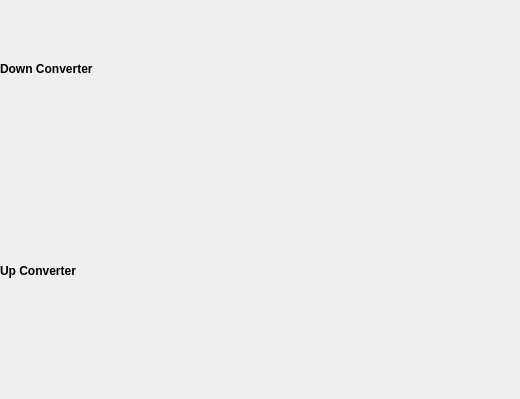
<?xml version="1.0" encoding="UTF-8"?>
<ui version="4.0">
 <class>Form</class>
 <widget class="QWidget" name="Form">
  <property name="geometry">
   <rect>
    <x>0</x>
    <y>0</y>
    <width>520</width>
    <height>399</height>
   </rect>
  </property>
  <property name="windowTitle">
   <string>Form</string>
  </property>
  <layout class="QVBoxLayout" name="verticalLayout">
   <property name="leftMargin">
    <number>0</number>
   </property>
   <property name="topMargin">
    <number>0</number>
   </property>
   <property name="rightMargin">
    <number>0</number>
   </property>
   <property name="bottomMargin">
    <number>0</number>
   </property>
   <item>
    <layout class="QGridLayout" name="gridLayout">
     <property name="verticalSpacing">
      <number>5</number>
     </property>
     <item row="6" column="0">
      <widget class="PyDMEmbeddedDisplay" name="PyDMEmbeddedDisplay_6">
       <property name="minimumSize">
        <size>
         <width>515</width>
         <height>25</height>
        </size>
       </property>
       <property name="toolTip">
        <string/>
       </property>
       <property name="frameShape">
        <enum>QFrame::NoFrame</enum>
       </property>
       <property name="macros" stdset="0">
        <string>{&quot;CH&quot;: &quot;4&quot;, &quot;AMC_CH&quot;: &quot;RF_IN_6&quot;}</string>
       </property>
       <property name="filename" stdset="0">
        <string>llrf_hls_inputs_ch_pau.ui</string>
       </property>
       <property name="loadWhenShown" stdset="0">
        <bool>true</bool>
       </property>
       <property name="disconnectWhenHidden" stdset="0">
        <bool>true</bool>
       </property>
       <property name="followSymlinks" stdset="0">
        <bool>false</bool>
       </property>
      </widget>
     </item>
     <item row="8" column="0">
      <widget class="QLabel" name="label_2">
       <property name="font">
        <font>
         <weight>75</weight>
         <bold>true</bold>
        </font>
       </property>
       <property name="text">
        <string>Up Converter</string>
       </property>
      </widget>
     </item>
     <item row="10" column="0">
      <widget class="PyDMEmbeddedDisplay" name="PyDMEmbeddedDisplay_9">
       <property name="minimumSize">
        <size>
         <width>515</width>
         <height>25</height>
        </size>
       </property>
       <property name="toolTip">
        <string/>
       </property>
       <property name="frameShape">
        <enum>QFrame::NoFrame</enum>
       </property>
       <property name="macros" stdset="0">
        <string>{&quot;CH&quot;: &quot;7&quot;, &quot;AMC_CH&quot;: &quot;RF_IN_1&quot;}</string>
       </property>
       <property name="filename" stdset="0">
        <string>llrf_hls_inputs_ch_pau.ui</string>
       </property>
       <property name="loadWhenShown" stdset="0">
        <bool>true</bool>
       </property>
       <property name="disconnectWhenHidden" stdset="0">
        <bool>true</bool>
       </property>
       <property name="followSymlinks" stdset="0">
        <bool>false</bool>
       </property>
      </widget>
     </item>
     <item row="2" column="0">
      <widget class="PyDMEmbeddedDisplay" name="PyDMEmbeddedDisplay_2">
       <property name="minimumSize">
        <size>
         <width>515</width>
         <height>25</height>
        </size>
       </property>
       <property name="toolTip">
        <string/>
       </property>
       <property name="frameShape">
        <enum>QFrame::NoFrame</enum>
       </property>
       <property name="macros" stdset="0">
        <string>{&quot;CH&quot;: &quot;0&quot;, &quot;AMC_CH&quot;: &quot;RF_IN_2&quot;}</string>
       </property>
       <property name="filename" stdset="0">
        <string>llrf_hls_inputs_ch_pau.ui</string>
       </property>
       <property name="loadWhenShown" stdset="0">
        <bool>true</bool>
       </property>
       <property name="disconnectWhenHidden" stdset="0">
        <bool>true</bool>
       </property>
       <property name="followSymlinks" stdset="0">
        <bool>false</bool>
       </property>
      </widget>
     </item>
     <item row="4" column="0">
      <widget class="PyDMEmbeddedDisplay" name="PyDMEmbeddedDisplay_4">
       <property name="minimumSize">
        <size>
         <width>515</width>
         <height>25</height>
        </size>
       </property>
       <property name="toolTip">
        <string/>
       </property>
       <property name="frameShape">
        <enum>QFrame::NoFrame</enum>
       </property>
       <property name="macros" stdset="0">
        <string>{&quot;CH&quot;: &quot;2&quot;, &quot;AMC_CH&quot;: &quot;RF_IN_4&quot;}</string>
       </property>
       <property name="filename" stdset="0">
        <string>llrf_hls_inputs_ch_pau.ui</string>
       </property>
       <property name="loadWhenShown" stdset="0">
        <bool>true</bool>
       </property>
       <property name="disconnectWhenHidden" stdset="0">
        <bool>true</bool>
       </property>
       <property name="followSymlinks" stdset="0">
        <bool>false</bool>
       </property>
      </widget>
     </item>
     <item row="9" column="0">
      <widget class="PyDMEmbeddedDisplay" name="PyDMEmbeddedDisplay_8">
       <property name="minimumSize">
        <size>
         <width>515</width>
         <height>25</height>
        </size>
       </property>
       <property name="toolTip">
        <string/>
       </property>
       <property name="frameShape">
        <enum>QFrame::NoFrame</enum>
       </property>
       <property name="macros" stdset="0">
        <string>{&quot;CH&quot;: &quot;6&quot;, &quot;AMC_CH&quot;: &quot;RF_IN_2&quot;}</string>
       </property>
       <property name="filename" stdset="0">
        <string>llrf_hls_inputs_ch_pau.ui</string>
       </property>
       <property name="loadWhenShown" stdset="0">
        <bool>true</bool>
       </property>
       <property name="disconnectWhenHidden" stdset="0">
        <bool>true</bool>
       </property>
       <property name="followSymlinks" stdset="0">
        <bool>false</bool>
       </property>
      </widget>
     </item>
     <item row="5" column="0">
      <widget class="PyDMEmbeddedDisplay" name="PyDMEmbeddedDisplay_5">
       <property name="minimumSize">
        <size>
         <width>515</width>
         <height>25</height>
        </size>
       </property>
       <property name="toolTip">
        <string/>
       </property>
       <property name="frameShape">
        <enum>QFrame::NoFrame</enum>
       </property>
       <property name="macros" stdset="0">
        <string>{&quot;CH&quot;: &quot;3&quot;, &quot;AMC_CH&quot;: &quot;RF_IN_3&quot;}</string>
       </property>
       <property name="filename" stdset="0">
        <string>llrf_hls_inputs_ch_pau.ui</string>
       </property>
       <property name="loadWhenShown" stdset="0">
        <bool>true</bool>
       </property>
       <property name="disconnectWhenHidden" stdset="0">
        <bool>true</bool>
       </property>
       <property name="followSymlinks" stdset="0">
        <bool>false</bool>
       </property>
      </widget>
     </item>
     <item row="3" column="0">
      <widget class="PyDMEmbeddedDisplay" name="PyDMEmbeddedDisplay_3">
       <property name="minimumSize">
        <size>
         <width>515</width>
         <height>25</height>
        </size>
       </property>
       <property name="toolTip">
        <string/>
       </property>
       <property name="frameShape">
        <enum>QFrame::NoFrame</enum>
       </property>
       <property name="macros" stdset="0">
        <string>{&quot;CH&quot;: &quot;1&quot;, &quot;AMC_CH&quot;: &quot;RF_IN_1&quot;}</string>
       </property>
       <property name="filename" stdset="0">
        <string>llrf_hls_inputs_ch_pau.ui</string>
       </property>
       <property name="loadWhenShown" stdset="0">
        <bool>true</bool>
       </property>
       <property name="disconnectWhenHidden" stdset="0">
        <bool>true</bool>
       </property>
       <property name="followSymlinks" stdset="0">
        <bool>false</bool>
       </property>
      </widget>
     </item>
     <item row="0" column="0">
      <widget class="PyDMEmbeddedDisplay" name="PyDMEmbeddedDisplay">
       <property name="minimumSize">
        <size>
         <width>515</width>
         <height>55</height>
        </size>
       </property>
       <property name="toolTip">
        <string/>
       </property>
       <property name="frameShape">
        <enum>QFrame::NoFrame</enum>
       </property>
       <property name="macros" stdset="0">
        <string>{}</string>
       </property>
       <property name="filename" stdset="0">
        <string>llrf_hls_inputs_ch_header_pau.ui</string>
       </property>
       <property name="loadWhenShown" stdset="0">
        <bool>true</bool>
       </property>
       <property name="disconnectWhenHidden" stdset="0">
        <bool>true</bool>
       </property>
       <property name="followSymlinks" stdset="0">
        <bool>false</bool>
       </property>
      </widget>
     </item>
     <item row="1" column="0">
      <widget class="QLabel" name="label">
       <property name="font">
        <font>
         <weight>75</weight>
         <bold>true</bold>
        </font>
       </property>
       <property name="text">
        <string>Down Converter</string>
       </property>
      </widget>
     </item>
     <item row="7" column="0">
      <widget class="PyDMEmbeddedDisplay" name="PyDMEmbeddedDisplay_7">
       <property name="minimumSize">
        <size>
         <width>515</width>
         <height>25</height>
        </size>
       </property>
       <property name="toolTip">
        <string/>
       </property>
       <property name="frameShape">
        <enum>QFrame::NoFrame</enum>
       </property>
       <property name="macros" stdset="0">
        <string>{&quot;CH&quot;: &quot;5&quot;, &quot;AMC_CH&quot;: &quot;RF_IN_5&quot;}</string>
       </property>
       <property name="filename" stdset="0">
        <string>llrf_hls_inputs_ch_pau.ui</string>
       </property>
       <property name="loadWhenShown" stdset="0">
        <bool>true</bool>
       </property>
       <property name="disconnectWhenHidden" stdset="0">
        <bool>true</bool>
       </property>
       <property name="followSymlinks" stdset="0">
        <bool>false</bool>
       </property>
      </widget>
     </item>
     <item row="11" column="0">
      <widget class="PyDMEmbeddedDisplay" name="PyDMEmbeddedDisplay_10">
       <property name="minimumSize">
        <size>
         <width>515</width>
         <height>25</height>
        </size>
       </property>
       <property name="toolTip">
        <string/>
       </property>
       <property name="frameShape">
        <enum>QFrame::NoFrame</enum>
       </property>
       <property name="macros" stdset="0">
        <string>{&quot;CH&quot;: &quot;8&quot;, &quot;AMC_CH&quot;: &quot;RF_IN_3&quot;}</string>
       </property>
       <property name="filename" stdset="0">
        <string>llrf_hls_inputs_ch_pau.ui</string>
       </property>
       <property name="loadWhenShown" stdset="0">
        <bool>true</bool>
       </property>
       <property name="disconnectWhenHidden" stdset="0">
        <bool>true</bool>
       </property>
       <property name="followSymlinks" stdset="0">
        <bool>false</bool>
       </property>
      </widget>
     </item>
     <item row="12" column="0">
      <widget class="PyDMEmbeddedDisplay" name="PyDMEmbeddedDisplay_11">
       <property name="minimumSize">
        <size>
         <width>515</width>
         <height>25</height>
        </size>
       </property>
       <property name="toolTip">
        <string/>
       </property>
       <property name="frameShape">
        <enum>QFrame::NoFrame</enum>
       </property>
       <property name="macros" stdset="0">
        <string>{&quot;CH&quot;: &quot;9&quot;, &quot;AMC_CH&quot;: &quot;RF_OUT_MON&quot;}</string>
       </property>
       <property name="filename" stdset="0">
        <string>llrf_hls_inputs_ch_pau.ui</string>
       </property>
       <property name="loadWhenShown" stdset="0">
        <bool>true</bool>
       </property>
       <property name="disconnectWhenHidden" stdset="0">
        <bool>true</bool>
       </property>
       <property name="followSymlinks" stdset="0">
        <bool>false</bool>
       </property>
      </widget>
     </item>
    </layout>
   </item>
  </layout>
 </widget>
 <customwidgets>
  <customwidget>
   <class>PyDMEmbeddedDisplay</class>
   <extends>QFrame</extends>
   <header>pydm.widgets.embedded_display</header>
  </customwidget>
 </customwidgets>
 <resources/>
 <connections/>
</ui>
